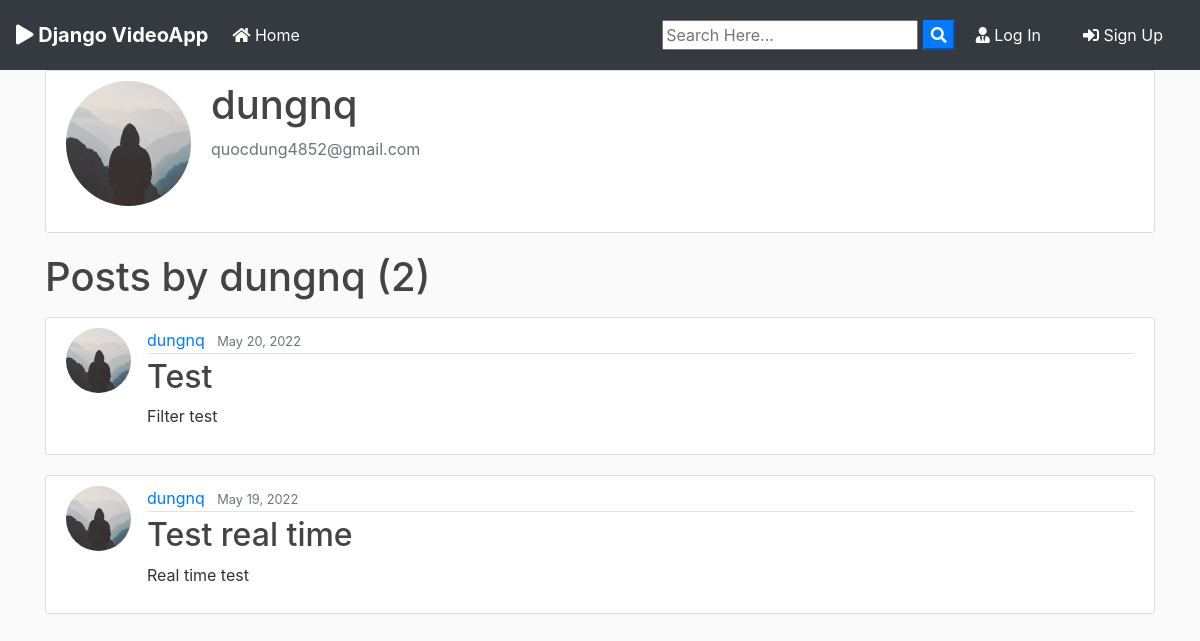
The app's page /user/dungnq, older data.
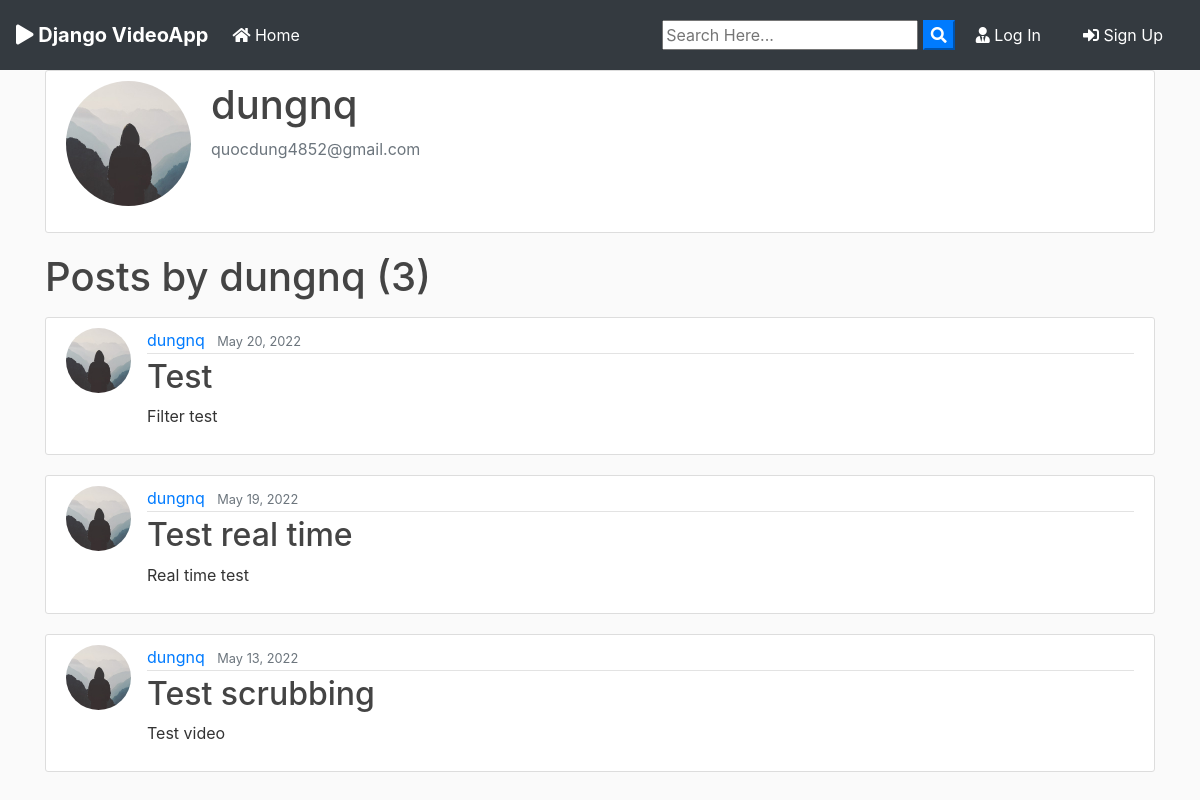
The same page, newer data.
### blog/models.py (models this page shows, shortened)
class Post(models.Model):
	title = models.CharField(max_length=100)
	file = models.FileField(upload_to='Files')
	content = models.TextField()
	date_posted = models.DateTimeField(default=timezone.now)
	author = models.ForeignKey(User, on_delete=models.CASCADE)
	status = models.CharField(max_length=1, default='S')
	label = models.TextField(max_length=10, default='N/A')

### users/models.py (models this page shows, shortened)
class Profile(models.Model):
    user = models.OneToOneField(User, on_delete=models.CASCADE)
    image = models.ImageField(default='default.jpg', upload_to='profile_pics')
    is_locked = models.BooleanField(default=False)

### blog/views.py (the view)
# urls.py: path('user/<str:username>', UserPostListView.as_view(), name='user-posts'),
class UserPostListView(ListView):
    model = Post
    template_name = 'blog/user_posts.html'
    context_object_name = 'posts'
    paginate_by = 3
    def get_queryset(self):
        user = get_object_or_404(User, username=self.kwargs.get('username'))
        if self.request.user.is_superuser or self.request.user==user:
            return Post.objects.filter(author=user).order_by('-date_posted')
        else:
            return Post.objects.filter(author=user, status='A').order_by('-date_posted')
    def get_context_data(self, **kwargs):
        context = super(UserPostListView, self).get_context_data(**kwargs)
        context.update({
            'author': get_object_or_404(User, username=self.kwargs.get('username')),
        })
        return context

### blog/templates/blog/user_posts.html (shortened to what this page needs)
{% extends "blog/base.html" %}
{% block content %}
    <div class="content-section">
      <div class="media">
        <img class="rounded-circle account-img" src="{{ author.profile.image.url }}">
        <div class="media-body">
          <h2 class="account-heading">{{ author }}</h2>
          <p class="text-secondary">{{ author.email }}</p>
        </div>
      </div>
    </div>
    {% if view.kwargs.username == user.username %}
    <h1 class="mb-3">My Posts ({{ page_obj.paginator.count }})</h1>
    {% else %}
    <h1 class="mb-3">Posts by {{ view.kwargs.username }} ({{ page_obj.paginator.count }})</h1>
    {% endif %}
    {% for post in posts %}
        <article class="media content-section">
          <img class="rounded-circle article-img" src="{{ post.author.profile.image.url }}">
          <div class="media-body">
            <div class="article-metadata">
              <a class="mr-2" href="{% url 'user-posts' post.author.username %}">{{ post.author }}</a>
              <small class="text-muted">{{ post.date_posted|date:"F d, Y" }}</small>
            </div>
            <h2><a class="article-title" href="{% url 'post-detail' post.id %}">{{ post.title }}</a></h2>
            <p class="article-content">{{ post.content }}</p>
          </div>
        </article>
    {% endfor %}
{% endblock content %}

Row changes from the older to the newer data that the page shows:
now on this page (row edited): Post: author.profile.image (placeholder picture), author "dungnq", date_posted "May 13, 2022", title "Test scrubbing", content "Test video"
Text that changed along with them:
{{ page_obj.paginator.count }}: "2" → "3"
